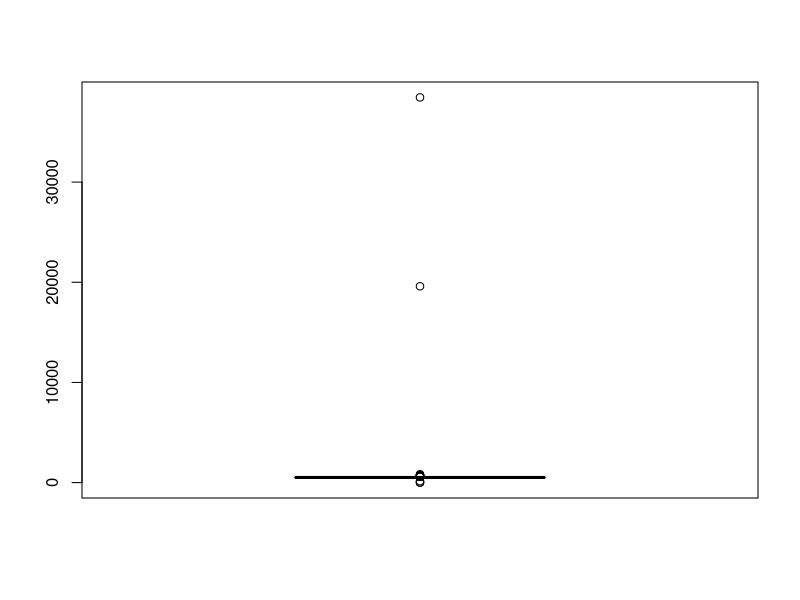

Generate this figure with R:
## ---- chunk 1
globo_data <- read.table("./asc-dados/globo.dat")

## ---- chunk 2
boxplot(globo_data$V1)
(globo_data$V1[globo_data$V1 > 1000])

